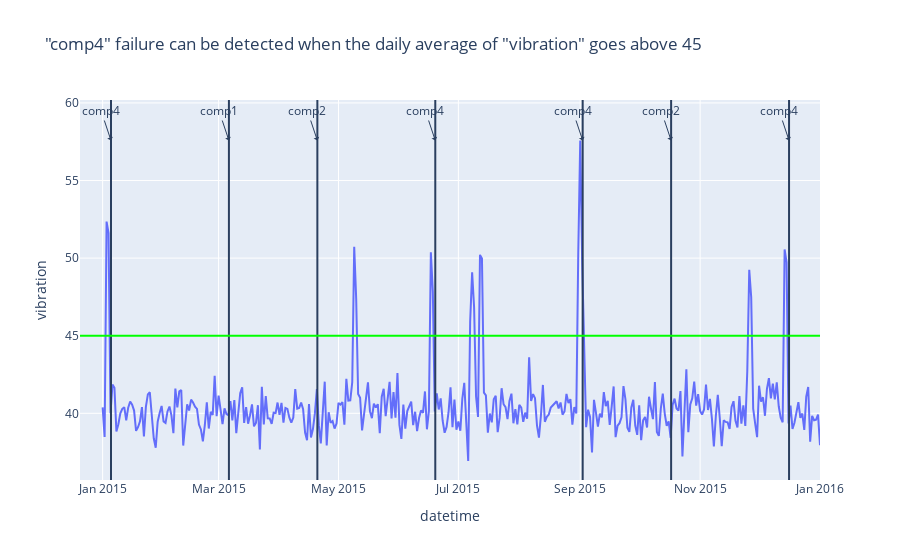

Write notebook code for a chart like this one.
### Code cell
df_one_daily = df_one.set_index('datetime').resample('1d').mean()
sensors = 'vibration'
fig = px.line(df_one_daily, x=df_one_daily.index, y=sensors,
#               hover_data={"date": "|%B %d, %Y"},
              title=f'"comp4" failure can be detected when the daily average of "vibration" goes above 45')
df_fail_one = df_failures[df_failures.machineID == machine_id]
for row in df_fail_one.iterrows():
    fig.add_vline(
        row[1]['datetime'], 
    )
    fig.add_annotation(x=row[1]['datetime'],
                       y=df_one_daily.max()[sensors],
                       text=row[1]['failure'],
                       showarrow=True,
                       arrowhead=1)
fig.add_hline(45, line_color='#00ff00')
fig.show()

### Figure 1 — Plotly figure (JSON) as saved in the notebook; plotly's stock layout.template omitted (floating-point values rounded to 4 significant figures; data arrays with more than 128 entries replaced by an {"elided": "..."} marker saying what was removed)
{"data": [{"hovertemplate": "datetime=%{x}<br>vibration=%{y}<extra></extra>", "legendgroup": "", "line": {"color": "#636efa", "dash": "solid"}, "marker": {"symbol": "circle"}, "mode": "lines", "name": "", "orientation": "v", "showlegend": false, "type": "scatter", "x": {"elided": "366 str values"}, "xaxis": "x", "y": {"elided": "366 float values"}, "yaxis": "y"}], "layout": {"annotations": [{"arrowhead": 1, "showarrow": true, "text": "comp4", "x": "2015-01-05 06:00:00", "y": 57.58}, {"arrowhead": 1, "showarrow": true, "text": "comp1", "x": "2015-03-06 06:00:00", "y": 57.58}, {"arrowhead": 1, "showarrow": true, "text": "comp2", "x": "2015-04-20 06:00:00", "y": 57.58}, {"arrowhead": 1, "showarrow": true, "text": "comp4", "x": "2015-06-19 06:00:00", "y": 57.58}, {"arrowhead": 1, "showarrow": true, "text": "comp4", "x": "2015-09-02 06:00:00", "y": 57.58}, {"arrowhead": 1, "showarrow": true, "text": "comp2", "x": "2015-10-17 06:00:00", "y": 57.58}, {"arrowhead": 1, "showarrow": true, "text": "comp4", "x": "2015-12-16 06:00:00", "y": 57.58}], "legend": {"tracegroupgap": 0}, "shapes": [{"type": "line", "x0": "2015-01-05 06:00:00", "x1": "2015-01-05 06:00:00", "xref": "x", "y0": 0, "y1": 1, "yref": "y domain"}, {"type": "line", "x0": "2015-03-06 06:00:00", "x1": "2015-03-06 06:00:00", "xref": "x", "y0": 0, "y1": 1, "yref": "y domain"}, {"type": "line", "x0": "2015-04-20 06:00:00", "x1": "2015-04-20 06:00:00", "xref": "x", "y0": 0, "y1": 1, "yref": "y domain"}, {"type": "line", "x0": "2015-06-19 06:00:00", "x1": "2015-06-19 06:00:00", "xref": "x", "y0": 0, "y1": 1, "yref": "y domain"}, {"type": "line", "x0": "2015-09-02 06:00:00", "x1": "2015-09-02 06:00:00", "xref": "x", "y0": 0, "y1": 1, "yref": "y domain"}, {"type": "line", "x0": "2015-10-17 06:00:00", "x1": "2015-10-17 06:00:00", "xref": "x", "y0": 0, "y1": 1, "yref": "y domain"}, {"type": "line", "x0": "2015-12-16 06:00:00", "x1": "2015-12-16 06:00:00", "xref": "x", "y0": 0, "y1": 1, "yref": "y domain"}, {"line": {"color": "#00ff00"}, "type": "line", "x0": 0, "x1": 1, "xref": "x domain", "y0": 45, "y1": 45, "yref": "y"}], "title": {"text": "\"comp4\" failure can be detected when the daily average of \"vibration\" goes above 45"}, "xaxis": {"anchor": "y", "domain": [0, 1], "title": {"text": "datetime"}}, "yaxis": {"anchor": "x", "domain": [0, 1], "title": {"text": "vibration"}}}}
